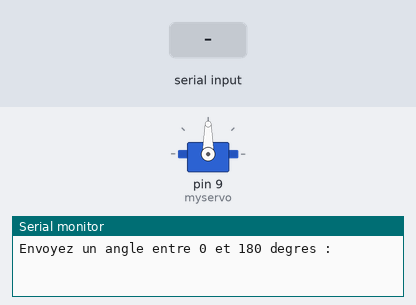
A sketch run on a simulated Arduino Uno, built with avr-gcc and run on an emulated ATmega328P. Parts: servo, the last lines printed to the serial monitor. The inputs (shaded band) are chosen by the test bench.

Above: at 1.2 s.
1.3 s: "30,150\n" received over Serial
At 1.7 s:
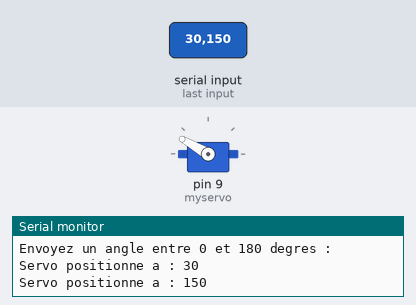
At 3.5 s:
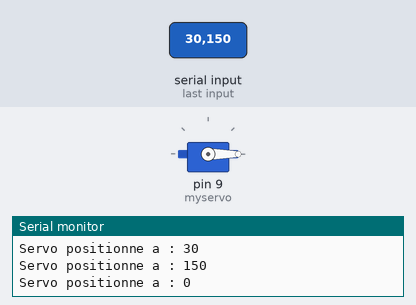
3.8 s: "90,45\n" received over Serial
At 4.6 s:
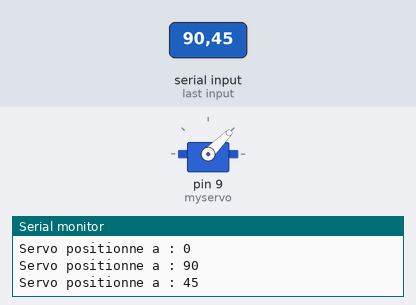
Timing chart, 0 to 6.8 s (numbered marks = the images above; inputs shaded):
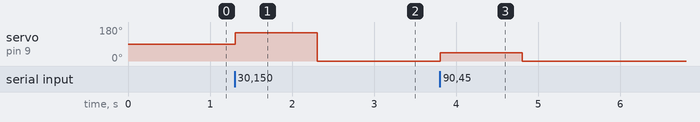

The sketch:

Testmoteur.ino
```cpp
#include <Servo.h>

// Créez un objet Servo pour contrôler le servo moteur
Servo myservo;

void setup() {
  // Initialisez la communication série
  Serial.begin(9600);

  // Attachez le servo moteur à la broche 9
  myservo.attach(9);

  // Affichez un message de démarrage
  Serial.println("Envoyez un angle entre 0 et 180 degres :");
}

void loop() {
  // Vérifiez si des données sont disponibles sur le moniteur série
  if (Serial.available() > 0) {
    // Lisez l'angle envoyé via le moniteur série
    int targetAngle = Serial.parseInt();

    // Vérifiez que l'angle est dans la plage valide
    if (targetAngle >= 0 && targetAngle <= 180) {
      // Faites tourner le servo moteur à l'angle cible
      myservo.write(targetAngle);

      // Affichez l'angle cible dans le moniteur série
      Serial.print("Servo positionne a : ");
      Serial.println(targetAngle);
    } else {
      // Affichez un message d'erreur si l'angle n'est pas valide
      Serial.println("Angle invalide. Veuillez envoyer un angle entre 0 et 180 degres.");
    }
  }
}
```

Measured:
- after the input at 1.3 s, servo on pin 9 (myservo): 90° → 150° at once, → 0° 1.0 s later
- after the input at 3.8 s, servo on pin 9 (myservo): 0° → 45° at once, → 0° 1.0 s later
